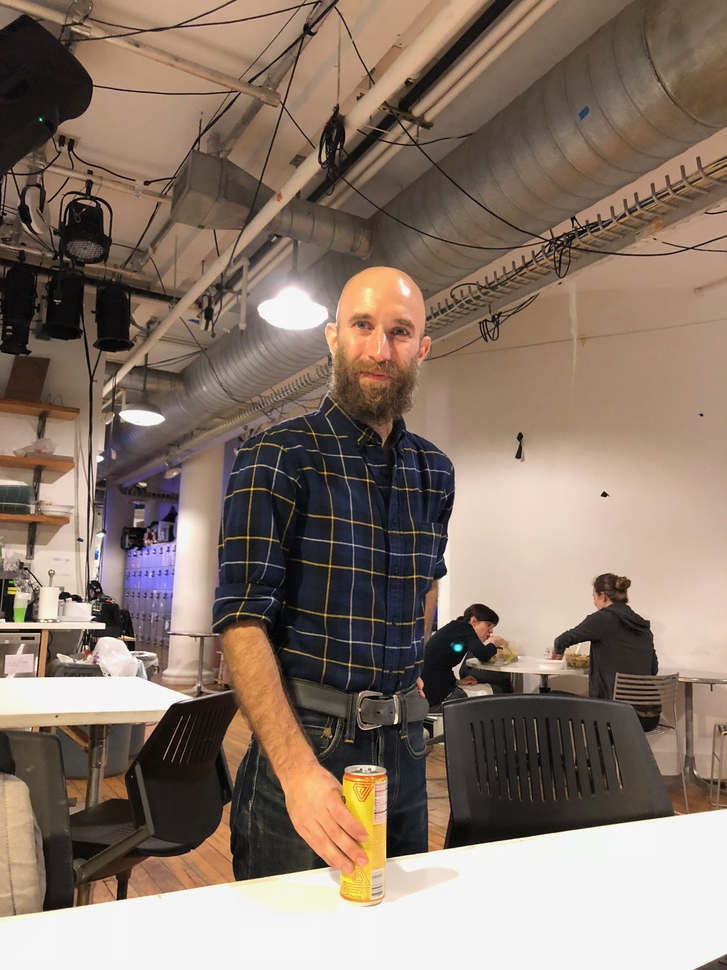
#> input picture notebooks/photos/IMG-0920.JPG, 727 x 970 px, shrunk from 3024 x 4032 before the run
$ python -i features.py   (imports and definitions only)
#> lines starting #> are read from the running program, lines starting #| are printed output that depends on the picture; after the words box and inside, x2 and y2 are one past the last pixel; in counts of white or black regions, pixels touching at a corner belong together
#> further down, picture is the input picture: shape (970, 727, 3); mean B, G, R 106.2, 119.1, 136.8
### lib.py
import time
import numpy as np

def current_time():
    return int(round(time.time() * 1000))

def crop_image(img, crop):
    return img[crop[1]:crop[1]+crop[3],crop[0]:crop[0]+crop[2],:]


def lerp(a, b, percentage):
    return a + (b-a)*percentage

# [24 lines left out: function smooth_outputs, not called in this run]

### features.py
import numpy as np
import cv2
from lib import current_time

cascades_path = '/usr/share/opencv/haarcascades/'
face_cascade = cv2.CascadeClassifier(cascades_path + 'haarcascade_frontalface_default.xml')
eye_cascade = cv2.CascadeClassifier(cascades_path + 'haarcascade_eye.xml')

# This code is converted from https://github.com/CSAILVision/GazeCapture/blob/master/code/faceGridFromFaceRect.m

# Given face detection data, generate face grid data.
#
# Input Parameters:
# - frameW/H: The frame in which the detections exist
# - gridW/H: The size of the grid (typically same aspect ratio as the
#     frame, but much smaller)
# - labelFaceX/Y/W/H: The face detection (x and y are 0-based image
#     coordinates)
# - parameterized: Whether to actually output the grid or just the
#     [x y w h] of the 1s square within the gridW x gridH grid.

def faceGridFromFaceRect(frameW, frameH, gridW, gridH, labelFaceX, labelFaceY, labelFaceW, labelFaceH, parameterized):

    scaleX = gridW / frameW
    scaleY = gridH / frameH

    if parameterized:
      labelFaceGrid = np.zeros(4)
    else:
      labelFaceGrid = np.zeros(gridW * gridH)

    grid = np.zeros((gridH, gridW))

    # Use one-based image coordinates.
    xLo = round(labelFaceX * scaleX)
    yLo = round(labelFaceY * scaleY)
    w = round(labelFaceW * scaleX)
    h = round(labelFaceH * scaleY)

    if parameterized:
        labelFaceGrid = [xLo, yLo, w, h]
    else:
        xHi = xLo + w
        yHi = yLo + h

        # Clamp the values in the range.
        xLo = int(min(gridW, max(0, xLo)))
        xHi = int(min(gridW, max(0, xHi)))
        yLo = int(min(gridH, max(0, yLo)))
        yHi = int(min(gridH, max(0, yHi)))

        faceLocation = np.ones((yHi - yLo, xHi - xLo))
        grid[yLo:yHi, xLo:xHi] = faceLocation

        # Flatten the grid.
        grid = np.transpose(grid)
        labelFaceGrid = grid.flatten()

    return labelFaceGrid

def detect_eyes(face, img, gray):
    [x,y,w,h] = face
    roi_gray = gray[y:y+h, x:x+w]

    eyes = eye_cascade.detectMultiScale(roi_gray)
    eyes_sorted_by_size = sorted(eyes, key=lambda x: -x[2])
    largest_eyes = eyes_sorted_by_size[:2]
    # sort by x position
    largest_eyes.sort(key=lambda x: x[0])
    # offset by face start
    return list(map(lambda eye: [face[0] + eye[0], face[1] + eye[1], eye[2], eye[3]], largest_eyes))

def get_face_grid(face, frameW, frameH, gridSize):
    faceX,faceY,faceW,faceH = face

    return faceGridFromFaceRect(frameW, frameH, gridSize, gridSize, faceX, faceY, faceW, faceH, False)

def extract_image_features(img):
    start_ms = current_time()
    gray = cv2.cvtColor(img, cv2.COLOR_BGR2GRAY)
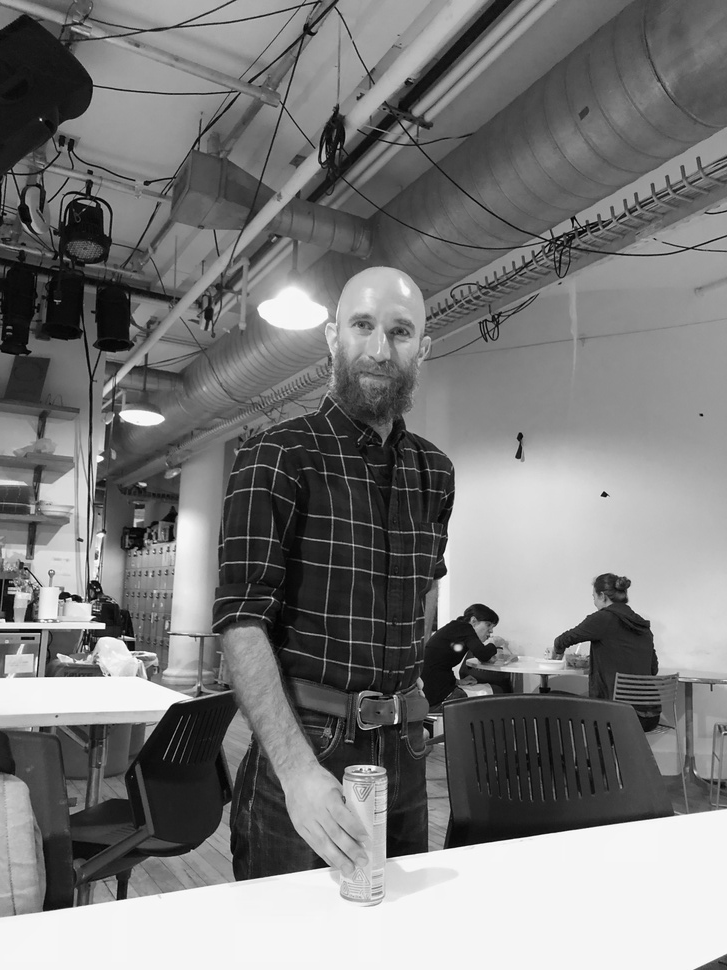
#> gray: shape (970, 727); min 0, max 255, mean 122.9
    face_detections = face_cascade.detectMultiScale(gray, 1.3, 5)
#> face_detections = [[326, 286, 111, 111]]
    #  print('face detection took ' + str((current_time() - start_ms) / 1000.))

    left_to_right_face_detections = sorted(face_detections, key=lambda detection: detection[0])
#> left_to_right_face_detections = [[326, 286, 111, 111]]

    faces = []
    face_features = []
    for [x,y,w,h] in left_to_right_face_detections:
        face = [x, y, w, h]
        #  start_eyes = current_time()
        eyes = detect_eyes(face, img, gray)
        #  print('eye extraction '  + str((current_time() - start_eyes) / 1000.))
        face_grid = get_face_grid(face, img.shape[1], img.shape[0], 25)

        faces.append(face)
        face_features.append([eyes, face_grid])
#> this loop made 1 pass
#> (eyes, faceX in get_face_grid, faceY in get_face_grid) on pass 1: ([[347, 310, 31, 31], [388, 319, 26, 26]], 326, 286)
#> pass 1, in detect_eyes, `roi_gray = gray[y:y+h, x:x+w]`:
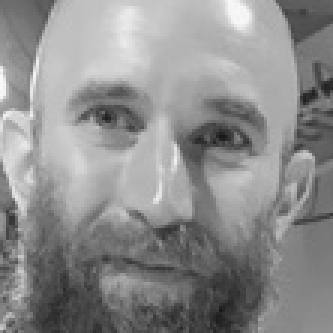
#> roi_gray: shape (111, 111) (shown 3 times larger); min 24, max 249, mean 140.9
#> pass 1, in faceGridFromFaceRect, `grid = np.transpose(grid)`:
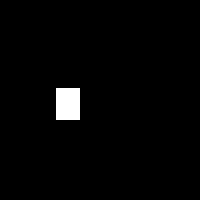
#> grid: shape (25, 25) float64 (shown 8 times larger); values 0 (black) and 1 (white), 1.9% white; 1 white region (1 under 20 px)
#> after the loop, face_features = 1 item; faces = [[326, 286, 111, 111]]

    duration_ms = current_time() - start_ms
    #  print("Face and eye extraction took: ", str(duration_ms / 1000) + "s")

    return img, faces, face_features

def draw_detected_features(img, faces, face_features):
    # eye_images = []
    # for (ex,ey,ew,eh) in eyes:
    #     eye_images.append(np.copy(img[y+ey:y+ey+eh,x+ex:x+ex+ew]))
    for i, face in enumerate(faces):
        [x, y, w, h] = face
        eyes, face_grid = face_features[i]

        cv2.rectangle(img,(x,y),(x+w,y+h),(255,0,0),2)

        for [ex,ey,ew,eh] in eyes:
            cv2.rectangle(img,(ex,ey),(ex+ew,ey+eh),(0,255,0),2)


gridSize = 25

>>> import cv2
>>> picture = cv2.imread('notebooks/photos/IMG-0920.JPG')
>>> result = extract_image_features(picture)

$ run again, on notebooks/photos/IMG-1033.JPG
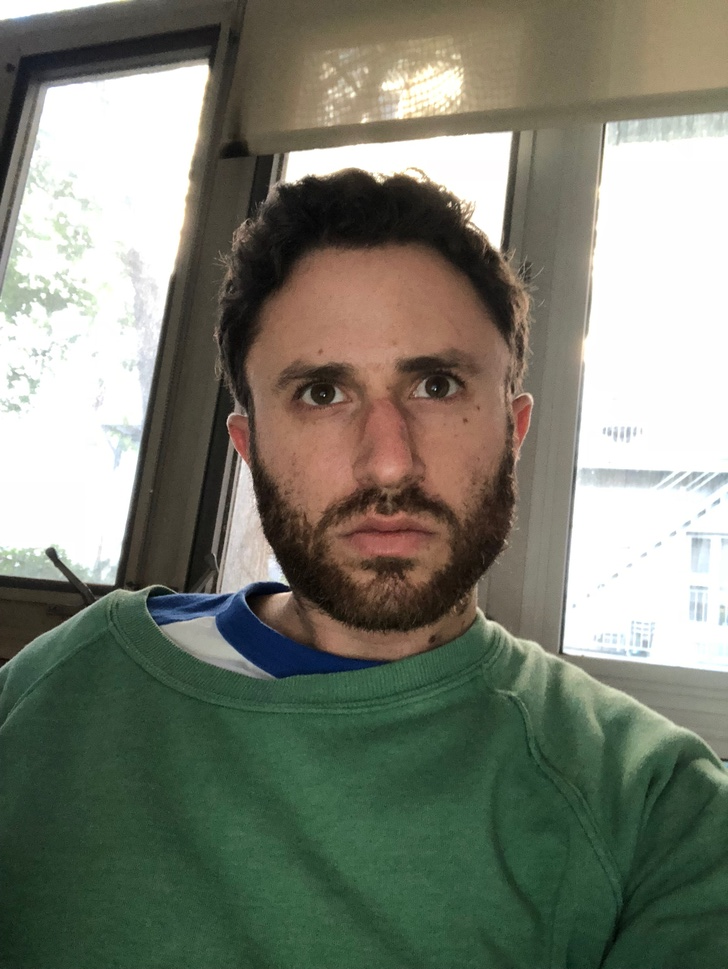
#> input picture notebooks/photos/IMG-1033.JPG, 728 x 969 px, shrunk from 2320 x 3088 before the run
#> picture is the input picture: shape (969, 728, 3); mean B, G, R 113, 126.2, 122.8
#> face_detections = [[211, 251, 358, 358]]
#> the loop in extract_image_features, `for [x,y,w,h] in left_to_right_face_detections:` made 1 pass
#> (eyes, eyes_sorted_by_size in detect_eyes, faceX in get_face_grid, faceY in get_face_grid) on pass 1: ([[281, 358, 70, 70], [397, 349, 75, 75]], [[186, 98, 75, 75], [70, 107, 70, 70], [130, 233, 45, 45]], 211, 251)
#> pass 1, in detect_eyes, `roi_gray = gray[y:y+h, x:x+w]`:
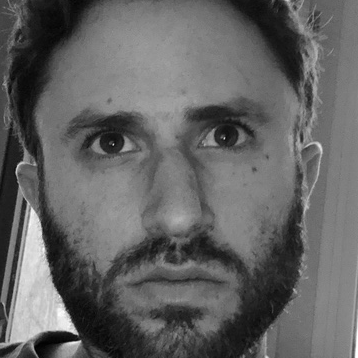
#> roi_gray: shape (358, 358); min 0, max 255, mean 99.1
#> pass 1, in faceGridFromFaceRect, `grid = np.transpose(grid)`:
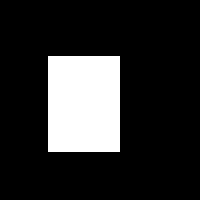
#> grid: shape (25, 25) float64 (shown 8 times larger); values 0 (black) and 1 (white), 17.3% white; 1 white region, box (x1, y1, x2, y2) and area: (6, 7, 15, 19) 108
#> after the loop in extract_image_features, `for [x,y,w,h] in left_to_right_face_detections:`: face_features = 1 item; faces = [[211, 251, 358, 358]]

$ run again, on notebooks/photos/IMG-1034.JPG
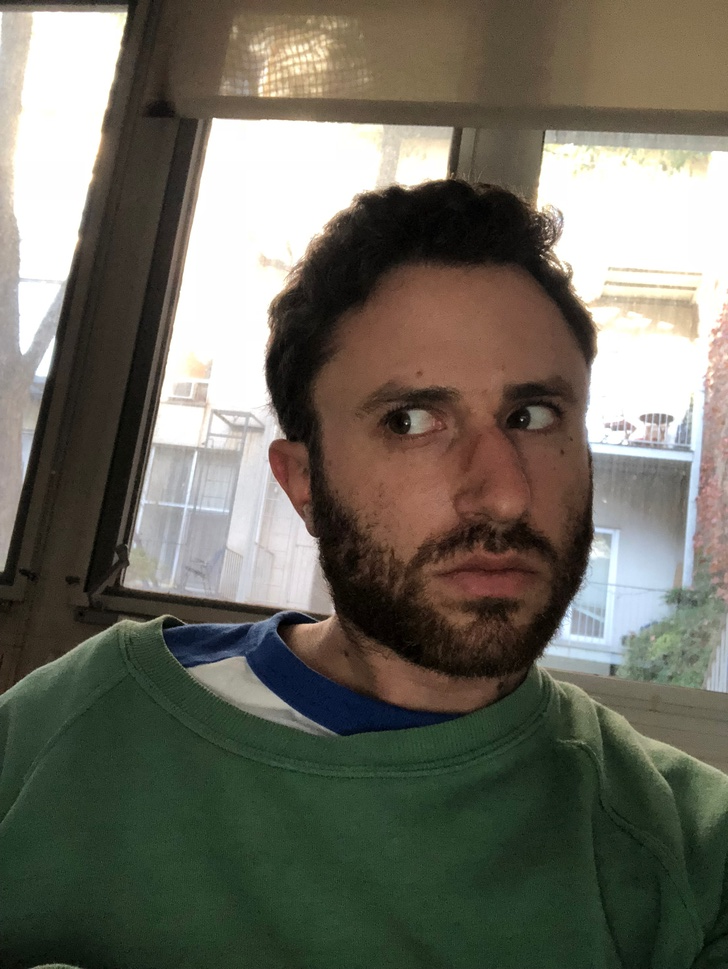
#> input picture notebooks/photos/IMG-1034.JPG, 728 x 969 px, shrunk from 2320 x 3088 before the run
#> picture is the input picture: shape (969, 728, 3); mean B, G, R 95.4, 106.6, 108.7
#> face_detections = [[299, 292, 331, 331]]
#> the loop in extract_image_features, `for [x,y,w,h] in left_to_right_face_detections:` made 1 pass
#> (eyes, faceX in get_face_grid, faceY in get_face_grid) on pass 1: ([[360, 370, 97, 97], [492, 378, 72, 72]], 299, 292)
#> pass 1, in detect_eyes, `roi_gray = gray[y:y+h, x:x+w]`:
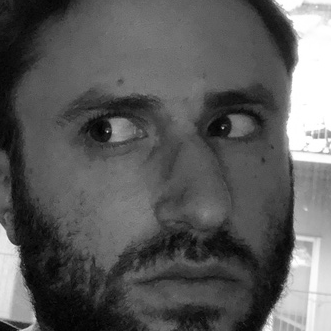
#> roi_gray: shape (331, 331); min 1, max 255, mean 91.5
#> pass 1, in faceGridFromFaceRect, `grid = np.transpose(grid)`:
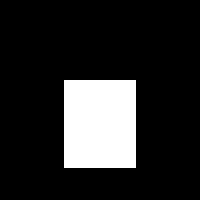
#> grid: shape (25, 25) float64 (shown 8 times larger); values 0 (black) and 1 (white), 15.8% white; 1 white region, box (x1, y1, x2, y2) and area: (8, 10, 17, 21) 99
#> after the loop in extract_image_features, `for [x,y,w,h] in left_to_right_face_detections:`: face_features = 1 item; faces = [[299, 292, 331, 331]]

$ run again, on notebooks/photos/IMG-1035.JPG
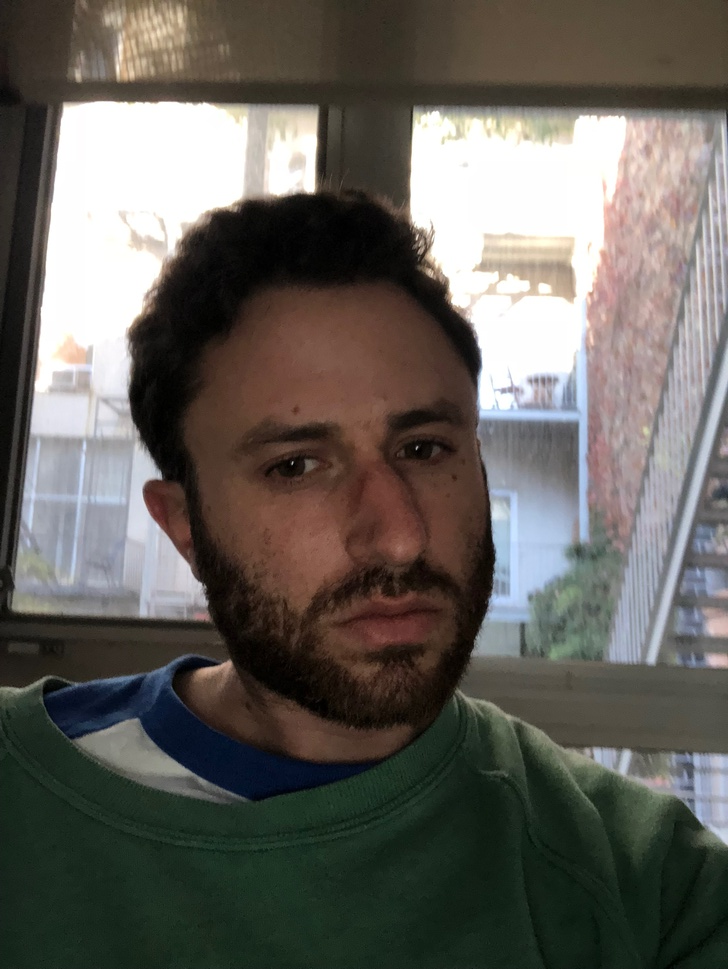
#> input picture notebooks/photos/IMG-1035.JPG, 728 x 969 px, shrunk from 2320 x 3088 before the run
#> picture is the input picture: shape (969, 728, 3); mean B, G, R 91.1, 96.7, 100
#> face_detections = [[207, 329, 331, 331]]
#> the loop in extract_image_features, `for [x,y,w,h] in left_to_right_face_detections:` made 1 pass
#> (eyes, eyes_sorted_by_size in detect_eyes, faceX in get_face_grid, faceY in get_face_grid) on pass 1: ([[254, 429, 78, 78], [390, 418, 63, 63]], [[47, 100, 78, 78], [183, 89, 63, 63], [131, 229, 57, 57]], 207, 329)
#> pass 1, in detect_eyes, `roi_gray = gray[y:y+h, x:x+w]`:
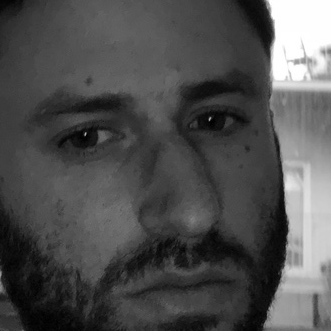
#> roi_gray: shape (331, 331); min 0, max 255, mean 79.6
#> pass 1, in faceGridFromFaceRect, `grid = np.transpose(grid)`:
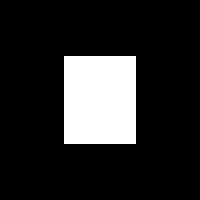
#> grid: shape (25, 25) float64 (shown 8 times larger); values 0 (black) and 1 (white), 15.8% white; 1 white region, box (x1, y1, x2, y2) and area: (8, 7, 17, 18) 99
#> after the loop in extract_image_features, `for [x,y,w,h] in left_to_right_face_detections:`: face_features = 1 item; faces = [[207, 329, 331, 331]]
